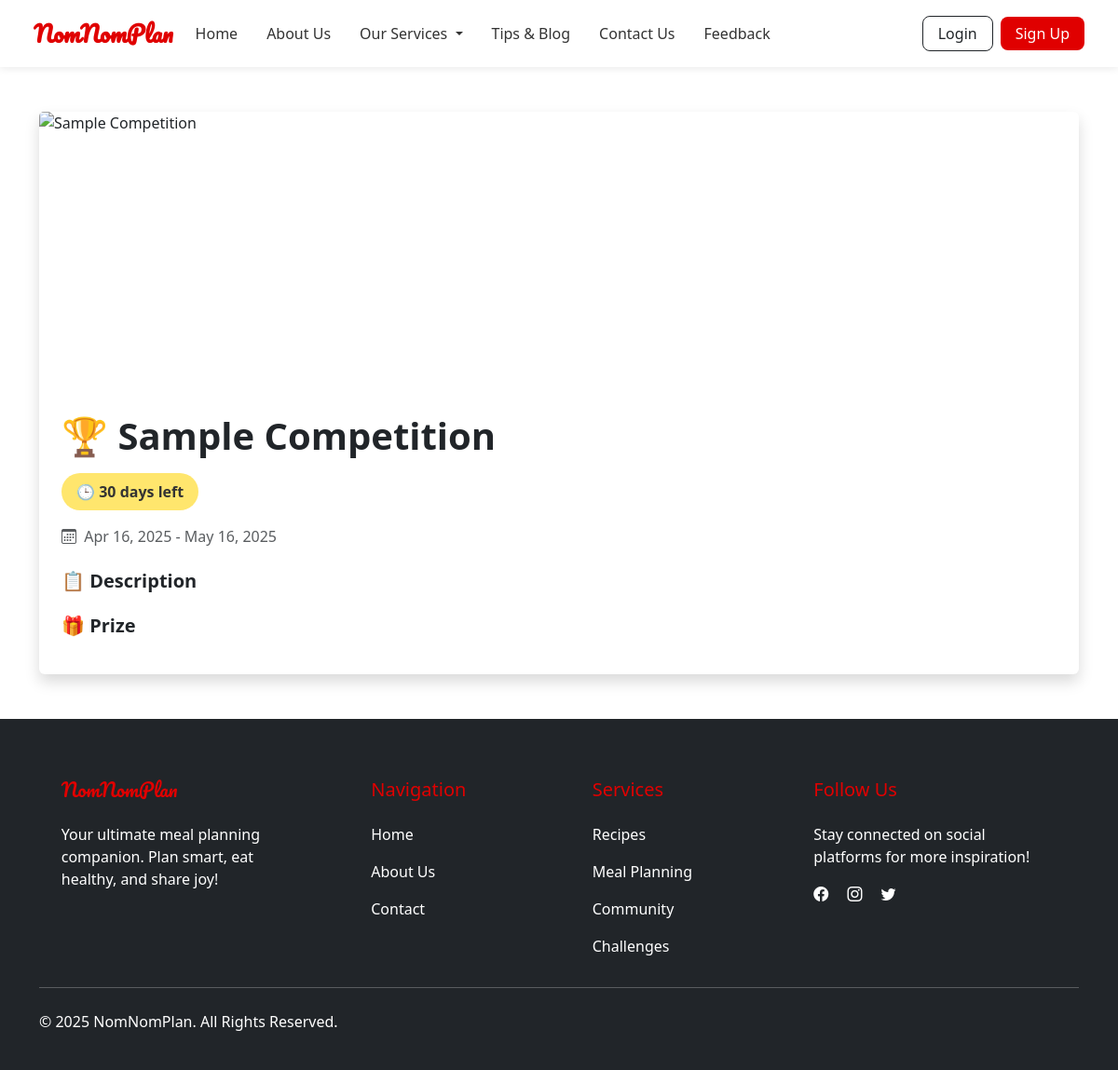
Page /competition-module/view-competition-details.php?id=5 on the committed database.
### tables this page shows
CREATE TABLE `competitions` (
  `competition_id` int(11) NOT NULL,
  `title` varchar(100) NOT NULL,
  `description` text DEFAULT NULL,
  `start_date` date NOT NULL,
  `end_date` date NOT NULL,
  `winner_id` int(11) DEFAULT NULL,
  `winner_token` varchar(64) DEFAULT NULL,
  `announced_at` datetime DEFAULT NULL,
  `winning_recipe_id` int(11) DEFAULT NULL,
  `winner_announced_at` datetime DEFAULT NULL,
  `leading_recipe_id` int(11) DEFAULT NULL,
  `prize` varchar(100) DEFAULT NULL,
  `image_url` varchar(255) DEFAULT NULL,
  `created_at` timestamp NOT NULL DEFAULT current_timestamp(),
  `updated_at` timestamp NOT NULL DEFAULT current_timestamp() ON UPDATE current_timestamp(),
  `status` varchar(50) DEFAULT 'active',
  `winner_announced` tinyint(1) DEFAULT 0,
  `winner_recipe_id` int(11) DEFAULT NULL,
  `is_featured` tinyint(1) DEFAULT 0,
  `winner_name` varchar(255) DEFAULT NULL
);

### competition-module/view-competition-details.php (the view, shortened to what this page needs)
<?php
require_once '../includes/db.php';
if (isset($_GET['id'])) {
    $competition_id = $_GET['id'];
    $stmt = $conn->prepare("SELECT * FROM competitions WHERE competition_id = ?");
    $stmt->bind_param("i", $competition_id);
    $stmt->execute();
    $result = $stmt->get_result();
    $competition = $result->fetch_assoc();
} else {
    $_SESSION['error_message'] = "No competition specified.";
    header("Location: competitions.php");
    exit();
}
$days_remaining = ceil((strtotime($competition['end_date']) - time()) / (60 * 60 * 24));
?>
<!DOCTYPE html>
<html lang="en">
<head>
    <link href="https://cdn.jsdelivr.net/npm/bootstrap@5.3.2/dist/css/bootstrap.min.css" rel="stylesheet">
    <link href="https://cdn.jsdelivr.net/npm/bootstrap-icons@1.10.5/font/bootstrap-icons.css" rel="stylesheet">
</head>
<body>
<?php include '../navbar.php'; ?>
<div class="container py-5">
    <div class="card shadow border-0">
        <img src="<?= htmlspecialchars($competition['image_url'] ?? '../assets/images/default-competition.jpg') ?>" class="card-img-top" alt="<?= htmlspecialchars($competition['title']) ?>">
        <div class="card-body p-4">
            <h1 class="card-title fw-bold mb-3">🏆 <?= htmlspecialchars($competition['title']) ?></h1>
            <span class="badge-time mb-3 d-inline-block">🕒 <?= $days_remaining > 0 ? "$days_remaining days left" : "Ending soon" ?></span>
            <p class="text-muted mb-4">
                <i class="bi bi-calendar3 me-1"></i>
                <?= date('M j, Y', strtotime($competition['start_date'])) ?> - <?= date('M j, Y', strtotime($competition['end_date'])) ?>
            </p>
            <h5 class="fw-semibold">📋 Description</h5>
            <h5 class="fw-semibold mt-4">🎁 Prize</h5>
        </div>
    </div>
</div>
<?php include '../includes/footer.php'; ?>
</body>
</html>

### competition-module/view-competition-details.php (style rules this page uses)
body { font-family: 'Nunito', sans-serif; background-color: #f8f9fa; }
.card-img-top { height: 300px; object-fit: cover; }
.badge-time { background-color: #FFE66D; color: #333; padding: 0.5rem 1rem; border-radius: 50px; font-weight: 600; }

### navbar.php (style rules this page uses)
:root { --primary: #e00000; --secondary: rgb(238, 140, 140); }

### rows in the picture
competitions: title "Sample Competition", end_date "30", start_date "Apr 16, 2025", end_date "May 16, 2025"
